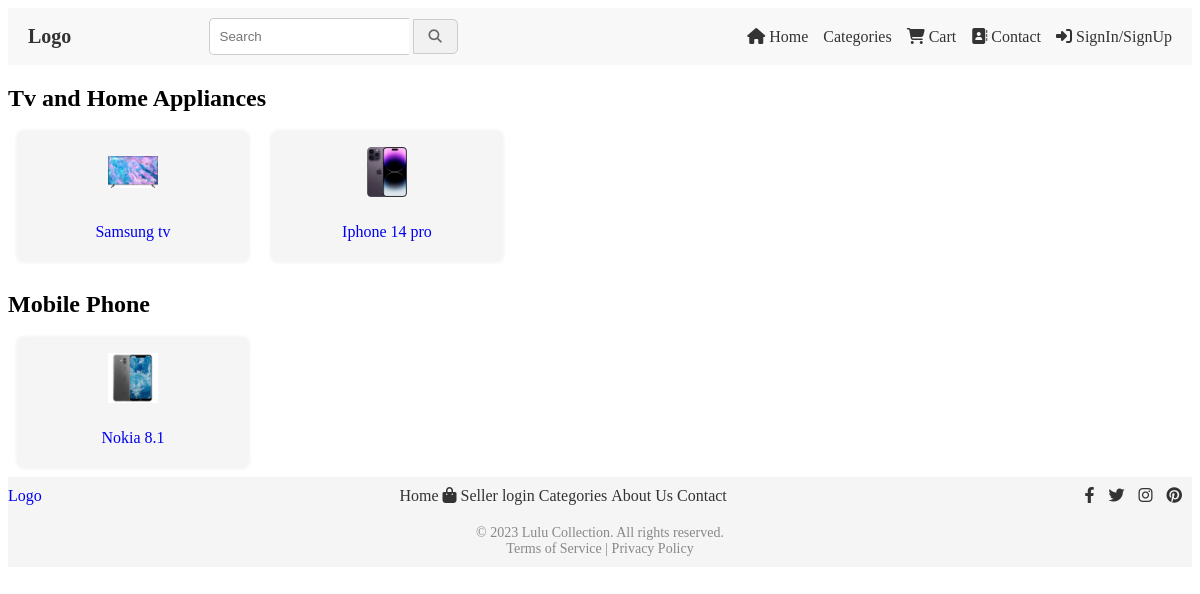
The page /category/ on the database its author committed.
### cart/models.py (models this page shows, shortened)
class Category(models.Model):
    name = models.CharField(max_length=100)

class Product(models.Model):
    name = models.CharField(max_length=200)
    description = models.TextField()
    price = models.DecimalField(max_digits=8, decimal_places=2)
    initial_stock = models.PositiveIntegerField(default=0)  # Add initial stock field
    stock = models.PositiveIntegerField(default=0)  # Add remaining stock field
    category = models.ForeignKey(Category, on_delete=models.CASCADE)
    seller = models.ForeignKey(Seller, on_delete=models.CASCADE)
    image = models.ImageField(upload_to='product_images')

### cart/views.py (the view)
# urls.py: path('category/', views.categories_product, name='categories_product'),
def categories_product(request):
    categories = Category.objects.all()
    products = Product.objects.all()
    context = {
        'categories': categories,
        'products': products
    }
    return render(request, 'categories.html', context)

### templates/categories.html
<link rel="stylesheet" href="/css/category.css">
{% extends 'base.html' %}
{% block content %}
{% for category in categories %}
    <h2>{{ category.name }}</h2>
    <ol>
        {% for product in products %}
            {% if product.category == category %}
           <a href="{% url 'productpage' product_id=product.id %}">  <li> <img src="{{ product.image.url }}" alt=""><p>{{ product.name }}</p> </li></a>
            {% endif %}
        {% endfor %}
    </ol>
{% endfor %}
{% endblock %}

### media/css/category.css (style rules this page uses)
h2 { font-size: 24px; font-weight: bold; margin-bottom: 10px; }
ol { list-style-type: none; padding: 0; margin: 0; }
ol li { display: inline-block; margin: 10px; background-color: #f5f5f5; padding: 15px; width: 200px; text-align: center; border-radius: 5px; box-shadow: 0 0 5px rgba(0, 0, 0, 0.1); }
ol li img { width: 50px; height: 50px; margin-bottom: 10px; object-fit: contain; }
ol li p { font-size: 16px; margin-bottom: 5px; }

### rows shown on the page
Category: name "Tv and Home Appliances"
Product: image (picture), name "Samsung tv"
Product: image (picture), name "Iphone 14 pro"
Category: name "Mobile Phone"
Product: image (picture), name "Nokia 8.1"
